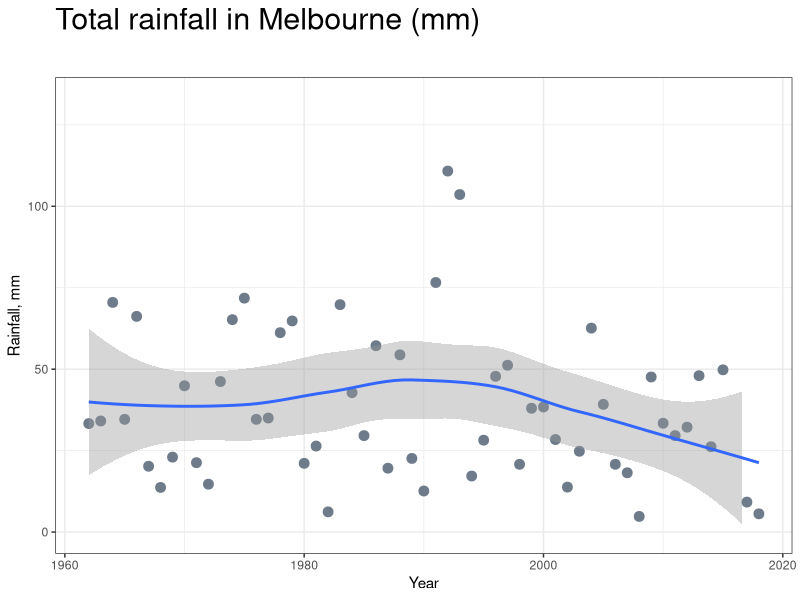
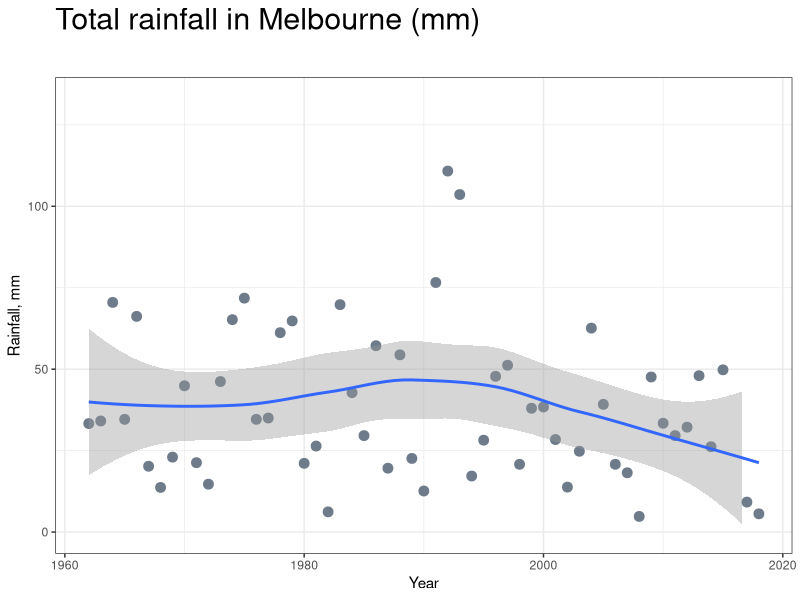

Generate these figures, in order, with R:
library(tidyverse)
library(reshape2)

data1<-read.csv("data/kerang.csv", header = TRUE)

rain <- select(data1, everything())%>%
        filter(Year %in% 1855:2018)%>%
        filter(Month %in% c(9))%>%
        group_by(Year)%>%
        summarise(raintot = sum(Rain))
        

ggplot(rain, aes(Year,raintot)) + 
        geom_point(size = 3, colour = "lightsteelblue4") + 
        geom_smooth(method = loess) + 
        ylim(0,1.2*max(na.omit(rain$raintot))) +
        theme_bw() +
        labs(title = "Total rainfall in Melbourne (mm)\n", y = "Rainfall, mm") +
        theme(plot.title = element_text(size=22))
ggsave(file.path('graphs', 'rain_melb.pdf'))

rain3 <- select(data1, everything())%>%
        filter(Year %in% 2000:2017) %>% 
        group_by(Year, Month)%>%
        filter(!is.na(Rain))%>%
        summarise (Sum = sum(Rain))

rain4 <- group_by(rain3, Month)%>%
        summarise(Mean = mean(Sum))
rain4

